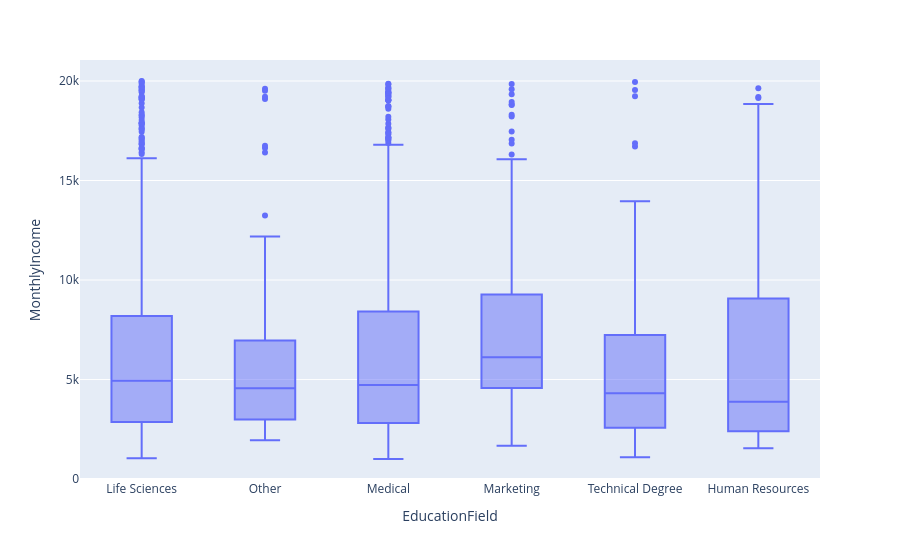

Notebook source saved alongside this figure:
### Markdown cell above
15. What is the education field with the highest incomes in general?

### Code cell
fig = px.box(df, x = "EducationField", y = "MonthlyIncome")
fig.show()

### Figure 1 — Plotly figure (JSON) as saved in the notebook; plotly's stock layout.template omitted (floating-point values rounded to 4 significant figures; data arrays with more than 128 entries replaced by an {"elided": "..."} marker saying what was removed)
{"data": [{"alignmentgroup": "True", "hovertemplate": "EducationField=%{x}<br>MonthlyIncome=%{y}<extra></extra>", "legendgroup": "", "marker": {"color": "#636efa"}, "name": "", "notched": false, "offsetgroup": "", "orientation": "v", "showlegend": false, "type": "box", "x": {"elided": "1470 str values"}, "x0": " ", "xaxis": "x", "y": {"elided": "1470 int values"}, "y0": " ", "yaxis": "y"}], "layout": {"boxmode": "group", "legend": {"tracegroupgap": 0}, "margin": {"t": 60}, "xaxis": {"anchor": "y", "domain": [0, 1], "title": {"text": "EducationField"}}, "yaxis": {"anchor": "x", "domain": [0, 1], "title": {"text": "MonthlyIncome"}}}}
